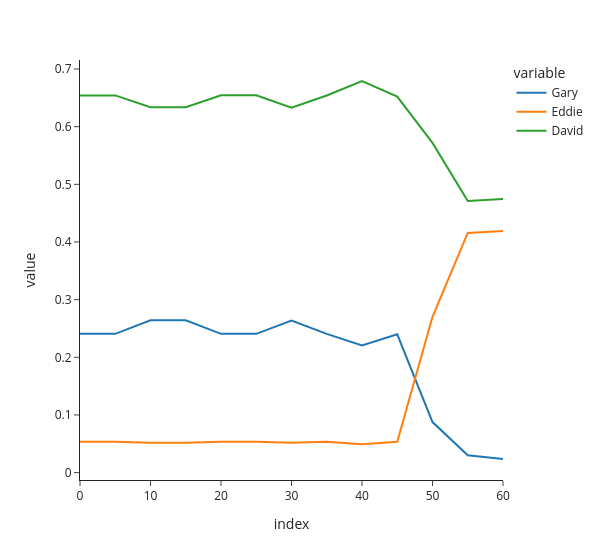

Notebook cell for this chart:
### Code cell
import pandas as pd
import plotly.express as px

df_2 = pd.DataFrame([c[0] for c in counterfactual_outputs_2], columns=names, index=layers)
px.line(df_2, template="simple_white", width=600, markers=True,
        labels={"index": "Layer", "value": "P(name) after patching", "variable": "Name"})

### Figure 1 — Plotly figure (JSON) as saved in the notebook; plotly's stock layout.template omitted (floating-point values rounded to 4 significant figures)
{"data": [{"hovertemplate": "variable=Gary<br>index=%{x}<br>value=%{y}<extra></extra>", "legendgroup": "Gary", "line": {"color": "#1F77B4", "dash": "solid"}, "marker": {"symbol": "circle"}, "mode": "lines", "name": "Gary", "orientation": "v", "showlegend": true, "type": "scatter", "x": [0, 5, 10, 15, 20, 25, 30, 35, 40, 45, 50, 55, 60], "xaxis": "x", "y": [0.2407, 0.2407, 0.2642, 0.2641, 0.2407, 0.2407, 0.2639, 0.2406, 0.2205, 0.2399, 0.0877, 0.03011, 0.02363], "yaxis": "y"}, {"hovertemplate": "variable=Eddie<br>index=%{x}<br>value=%{y}<extra></extra>", "legendgroup": "Eddie", "line": {"color": "#FF7F0E", "dash": "solid"}, "marker": {"symbol": "circle"}, "mode": "lines", "name": "Eddie", "orientation": "v", "showlegend": true, "type": "scatter", "x": [0, 5, 10, 15, 20, 25, 30, 35, 40, 45, 50, 55, 60], "xaxis": "x", "y": [0.0537, 0.0537, 0.05201, 0.05201, 0.0537, 0.05371, 0.05196, 0.05369, 0.0492, 0.05354, 0.2701, 0.4157, 0.4189], "yaxis": "y"}, {"hovertemplate": "variable=David<br>index=%{x}<br>value=%{y}<extra></extra>", "legendgroup": "David", "line": {"color": "#2CA02C", "dash": "solid"}, "marker": {"symbol": "circle"}, "mode": "lines", "name": "David", "orientation": "v", "showlegend": true, "type": "scatter", "x": [0, 5, 10, 15, 20, 25, 30, 35, 40, 45, 50, 55, 60], "xaxis": "x", "y": [0.6542, 0.6542, 0.6337, 0.6336, 0.6543, 0.6543, 0.633, 0.6541, 0.6792, 0.6522, 0.5719, 0.471, 0.4747], "yaxis": "y"}], "layout": {"legend": {"title": {"text": "variable"}, "tracegroupgap": 0}, "margin": {"t": 60}, "width": 600, "xaxis": {"anchor": "y", "domain": [0, 1], "title": {"text": "index"}}, "yaxis": {"anchor": "x", "domain": [0, 1], "title": {"text": "value"}}}}
